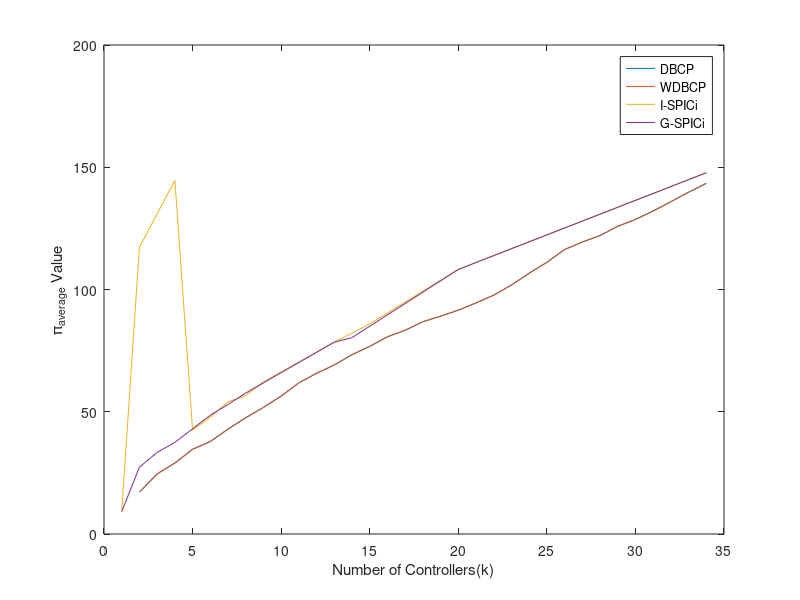

The MATLAB script that drew this image:
fileID = fopen('dbcp_pi_1.txt','r');
x1 = fscanf(fileID,'%f');
fileID = fopen('wdbcp_pi_1.txt','r');
x2 = fscanf(fileID,'%f');
y = 2:size(x1);
fileID = fopen('ispici_pi_1.txt','r');
x3 = fscanf(fileID, '%f');
fileID = fopen('ispici_k_1.txt','r');
y3 = fscanf(fileID, '%f');
fileID = fopen('gspici_pi_1.txt','r');
x4 = fscanf(fileID, '%f');
fileID = fopen('gspici_k_1.txt','r');
y4 = fscanf(fileID, '%f');

plot(y,x1(2:size(x1)),y,x2(2:size(x1)),y3,x3,y4,x4);
%plot(y,x2(2:size(x1)),y3,x3,y4,x4);
xlabel('Number of Controllers(k)');
ylabel('\pi_{average} Value');
legend('DBCP','WDBCP','I-SPICi','G-SPICi');
%legend('WDBCP','I-SPICi','G-SPICi');
print('comparison_pia_1','-dpng');